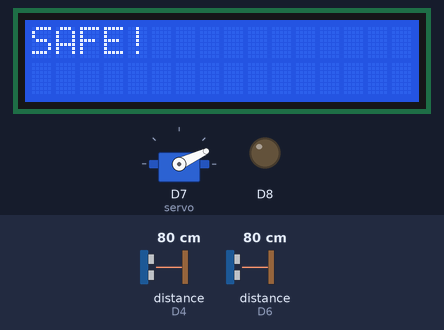
A sketch run on a simulated ESP8266 (NodeMCU). Parts: servo, 16×2 character LCD, output pins drawn as LEDs (lit = HIGH). The inputs (shaded band) are chosen by the test bench; at power-on: distance to the obstacle (sensors on D4, D6) 80 cm. The echo pulse lasts 58.3 µs per cm; WiFi joins after 1.5 s; servers stay silent unless stated; uploads are accepted with an empty reply; what the sketch prints to the serial monitor is not drawn.

Above: at 2.7 s.
2.8 s: distance to the obstacle (sensor on D4) set to 23 cm
At 3.13 s:
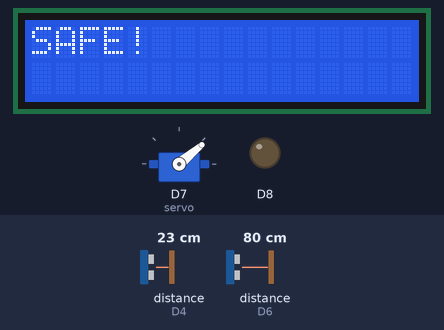
5.0 s: distance to the obstacle (sensor on D4) set to 18 cm
At 5.9 s:
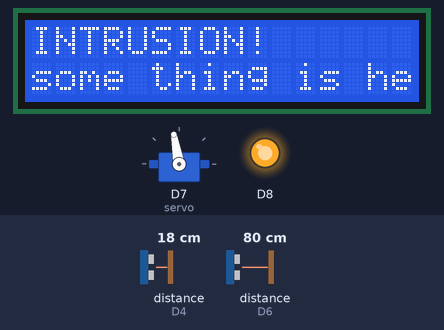
At 18.2 s:
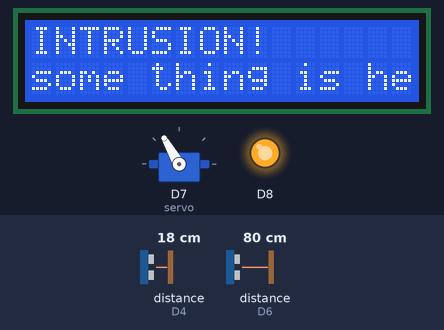
Timing chart, 0 to 32.9 s (numbered marks = the images above; inputs shaded):
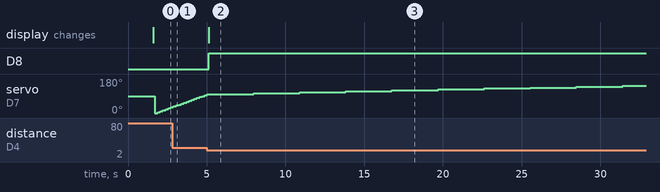

Measured:
- the behaviour switches between 21 and 20 cm on distance to the obstacle (sensor on D4) (found by bisection; images 1 and 2)
- after the input at 5.0 s, D8: LOW → HIGH after 0.13 s; the display: changes after 0.13 s (image 2)

The sketch:

animal_intrusion__device.ino
```cpp
#include <Ultrasonic.h>
#include <Servo.h>
#include <Wire.h>
#include <LiquidCrystal_I2C.h>
#include <ESP8266WiFi.h>
LiquidCrystal_I2C lcd(0x27, 16, 2);
WiFiClient client;
const int trigPin1 = D3;
const int echoPin1 = D4;
const int trigPin2 = D5;
const int echoPin2 = D6;

Ultrasonic ultrasonic1(trigPin1, echoPin1);
Ultrasonic ultrasonic2(trigPin2, echoPin2);
Servo servo;
int pos = 0;
//------------------------------tw--------------
const char* ssid = "Sid";
const char* password = "299599666";
const char* host = "thingworx.scetngp.com";
const int httpsPort = 80;

const char Thing[] = "ultrasonic1";
const char Property1[] = "ultraSonic1";
const char Property2[] = "ultraSonic2";

void Put(String ThingName, String ThingProperty, int Value)
{

  Serial.println(host);
  if (!client.connect(host, httpsPort))
  {
    Serial.println("connection failed");
    return;
  } else

  {
    Serial.println("Connected to ThingWorx.");
  }
  String url = "/Thingworx/Things/" + ThingName + "/Properties/" + ThingProperty;
  Serial.print("requesting URL: ");
  Serial.println(url);

  String strPUTReqVal = "{\"" + ThingProperty + "\":\"" + Value + "\"}";
  Serial.print("PUT Value: ");
  Serial.println(strPUTReqVal);

  client.print(String("PUT ") + url + " HTTP/1.1\r\n" +
               "Host: " + host + "\r\n" +
               "appKey: 87750caa-b78d-4d14-b706-4bd8ccc9764b" + "\r\n" +
               "x-thingworx-session: false" + "\r\n" +
               "Accept: application/json" + "\r\n" +
               "Connection: close" + "\r\n" +
               "Content-Type: application/json" + "\r\n" +
               "Content-Length: " + String(strPUTReqVal.length()) + "\r\n\r\n" +
               strPUTReqVal + "\r\n\r\n");

  while (client.connected())
  {
    String line = client.readStringUntil('\r');
    Serial.print(line);
  }
  client.stop();
}
//--------------------tw---------------------------
void setup() {
  //---------------------------------------
  Serial.println();
  Serial.print("connecting to ");
  Serial.println(ssid);
  WiFi.begin(ssid, password);
  while (WiFi.status() != WL_CONNECTED)
  {
    delay(500);
    Serial.print(".");
  }
  Serial.println("");
  Serial.println("WiFi connected");
  Serial.println("IP address: ");
  Serial.println(WiFi.localIP());
  //-------------------------------------------------------
  Serial.begin(9600);
  servo.attach(D7);
  // initialize the LCD
  //lcd.begin();
  lcd.init();
  pinMode(D8, OUTPUT);
  // Turn on the blacklight and print a message.
  lcd.backlight();
  lcd.print("Starting...");
}

void loop() {
  int distance1 = ultrasonic1.read();
  int distance2 = ultrasonic2.read();

  Serial.print("Sensor 1: ");
  Serial.print(distance1);
  Serial.print(" cm");

  Serial.print("  Sensor 2: ");
  Serial.print(distance2);
  Serial.println(" cm");

  for (pos = 0; pos <= 180; pos += 5)
  {
    distance1 = ultrasonic1.read();
    distance2 = ultrasonic2.read();
    if (distance1 <= 20 || distance2 <= 20)
    {
      lcd.clear();
      lcd.setCursor(0, 0);
      lcd.print("INTRUSION!");
      lcd.setCursor(0, 1);
      lcd.print("some thing is here!");
      digitalWrite(D8, HIGH);
      Serial.print("Sensor 1: ");
      Serial.print(distance1);
      Serial.print(" cm");

      Serial.print("  Sensor 2: ");
      Serial.print(distance2);
      Serial.println(" cm");
      //delay(50);
      //digitalWrite(D8, LOW);
      Put(Thing, Property1, distance1);
      Put(Thing, Property2, distance2);
      delay(100);
    }
    else
    {
      lcd.clear();
      lcd.setCursor(0, 0);
      lcd.print("SAFE!");
      digitalWrite(D8, LOW);
      Serial.print("Sensor 1: ");
      Serial.print(distance1);
      Serial.print(" cm");

      Serial.print("  Sensor 2: ");
      Serial.print(distance2);
      Serial.println(" cm");

      delay(100);
    }
    servo.write(pos);
    delay(50);
  }


  for (pos = 180; pos >= 0; pos -= 5)
  { distance1 = ultrasonic1.read();
    distance2 = ultrasonic2.read();
    if (distance1 <= 20 || distance2 <= 20)
    {
      lcd.clear();
      lcd.setCursor(0, 0);
      lcd.print("INTRUSION!");
      lcd.setCursor(0, 1);
      lcd.print("some thing is here!");
      digitalWrite(D8, HIGH);
      //delay(50);
      //digitalWrite(D8, LOW);
      Put(Thing, Property1, distance1);
      Put(Thing, Property2, distance2);
      delay(100);
    }
    else
    {
      lcd.clear();
      lcd.setCursor(0, 0);
      lcd.print("SAFE!");
      digitalWrite(D8, LOW);

      delay(100);
    }
    servo.write(pos);
    delay(50);

  }

}
```
